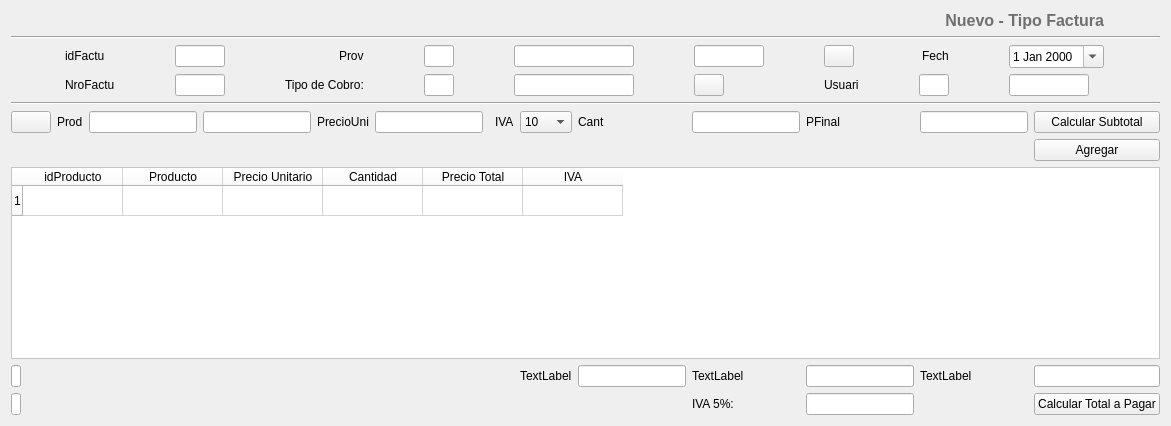
  <widget class="QWidget" name="centralwidget">
   <layout class="QVBoxLayout" name="verticalLayout_2">
    <item>
     <layout class="QVBoxLayout" name="verticalLayout">
      <item>
       <layout class="QHBoxLayout" name="horizontalLayout">
        <item>
         <widget class="QLabel" name="lb_titulo">
          <property name="sizePolicy">
           <sizepolicy hsizetype="Preferred" vsizetype="Fixed">
            <horstretch>0</horstretch>
            <verstretch>0</verstretch>
           </sizepolicy>
          </property>
          <property name="text">
           <string>&lt;html&gt;&lt;head/&gt;&lt;body&gt;&lt;p&gt;&lt;span style=&quot; font-size:12pt; font-weight:600; color:#6f6f6f;&quot;&gt;Nuevo - Tipo Factura&lt;/span&gt;&lt;/p&gt;&lt;/body&gt;&lt;/html&gt;</string>
          </property>
          <property name="alignment">
           <set>Qt::AlignRight|Qt::AlignTrailing|Qt::AlignVCenter</set>
          </property>
         </widget>
        </item>
        <item>
         <widget class="QLabel" name="label_2">
          <property name="sizePolicy">
           <sizepolicy hsizetype="Preferred" vsizetype="Fixed">
            <horstretch>0</horstretch>
            <verstretch>0</verstretch>
           </sizepolicy>
          </property>
          <property name="maximumSize">
           <size>
            <width>50</width>
            <height>50</height>
           </size>
          </property>
          <property name="text">
           <string/>
          </property>
          <property name="pixmap">
           <pixmap>iconos/3592812-document-general-letter-note-office-page-paper_107779.png</pixmap>
          </property>
          <property name="scaledContents">
           <bool>true</bool>
          </property>
         </widget>
        </item>
       </layout>
      </item>
      <item>
       <widget class="Line" name="line">
        <property name="orientation">
         <enum>Qt::Horizontal</enum>
        </property>
       </widget>
      </item>
     </layout>
    </item>
    <item>
     <layout class="QVBoxLayout" name="verticalLayout_8">
      <item>
       <layout class="QGridLayout" name="gridLayout_3">
        <item row="0" column="9">
         <widget class="QDateEdit" name="dateEdit">
          <property name="sizePolicy">
           <sizepolicy hsizetype="Fixed" vsizetype="Fixed">
            <horstretch>0</horstretch>
            <verstretch>0</verstretch>
           </sizepolicy>
          </property>
          <property name="calendarPopup">
           <bool>true</bool>
          </property>
         </widget>
        </item>
        <item row="0" column="1">
         <widget class="QLabel" name="label">
          <property name="sizePolicy">
           <sizepolicy hsizetype="Fixed" vsizetype="Fixed">
            <horstretch>0</horstretch>
            <verstretch>0</verstretch>
           </sizepolicy>
          </property>
          <property name="text">
           <string>idFactu</string>
          </property>
         </widget>
        </item>
        <item row="0" column="5">
         <widget class="QLineEdit" name="lineEdit_9">
          <property name="sizePolicy">
           <sizepolicy hsizetype="Fixed" vsizetype="Fixed">
            <horstretch>0</horstretch>
            <verstretch>0</verstretch>
           </sizepolicy>
          </property>
          <property name="minimumSize">
           <size>
            <width>120</width>
            <height>0</height>
           </size>
          </property>
          <property name="maximumSize">
           <size>
            <width>120</width>
            <height>16777215</height>
           </size>
          </property>
         </widget>
        </item>
        <item row="0" column="7">
         <widget class="QPushButton" name="pushButton">
          <property name="sizePolicy">
           <sizepolicy hsizetype="Fixed" vsizetype="Fixed">
            <horstretch>0</horstretch>
            <verstretch>0</verstretch>
           </sizepolicy>
          </property>
          <property name="minimumSize">
           <size>
            <width>30</width>
            <height>0</height>
           </size>
          </property>
          <property name="maximumSize">
           <size>
            <width>30</width>
            <height>16777215</height>
           </size>
          </property>
          <property name="layoutDirection">
           <enum>Qt::LeftToRight</enum>
          </property>
          <property name="text">
           <string/>
          </property>
          <property name="icon">
           <iconset>
            <normaloff>iconos/file-search_114412.png</normaloff>iconos/file-search_114412.png</iconset>
          </property>
         </widget>
        </item>
        <item row="0" column="2">
         <widget class="QLineEdit" name="lineEdit">
          <property name="sizePolicy">
           <sizepolicy hsizetype="Fixed" vsizetype="Fixed">
            <horstretch>0</horstretch>
            <verstretch>0</verstretch>
           </sizepolicy>
          </property>
          <property name="minimumSize">
           <size>
            <width>50</width>
            <height>0</height>
           </size>
          </property>
          <property name="maximumSize">
           <size>
            <width>50</width>
            <height>16777215</height>
           </size>
          </property>
         </widget>
        </item>
        <item row="0" column="8">
         <widget class="QLabel" name="label_5">
          <property name="sizePolicy">
           <sizepolicy hsizetype="Fixed" vsizetype="Fixed">
            <horstretch>0</horstretch>
            <verstretch>0</verstretch>
           </sizepolicy>
          </property>
          <property name="layoutDirection">
           <enum>Qt::RightToLeft</enum>
          </property>
          <property name="text">
           <string>Fech</string>
          </property>
         </widget>
        </item>
        <item row="1" column="1">
         <widget class="QLabel" name="label_7">
          <property name="sizePolicy">
           <sizepolicy hsizetype="Minimum" vsizetype="Fixed">
            <horstretch>0</horstretch>
            <verstretch>0</verstretch>
           </sizepolicy>
          </property>
          <property name="text">
           <string>NroFactu</string>
          </property>
         </widget>
        </item>
        <item row="1" column="2">
         <widget class="QLineEdit" name="lineEdit_7">
          <property name="sizePolicy">
           <sizepolicy hsizetype="Fixed" vsizetype="Fixed">
            <horstretch>0</horstretch>
            <verstretch>0</verstretch>
           </sizepolicy>
          </property>
          <property name="minimumSize">
           <size>
            <width>30</width>
            <height>0</height>
           </size>
          </property>
          <property name="maximumSize">
           <size>
            <width>50</width>
            <height>16777215</height>
           </size>
          </property>
         </widget>
        </item>
        <item row="0" column="6">
         <widget class="QLineEdit" name="lineEdit_3">
          <property name="sizePolicy">
           <sizepolicy hsizetype="Fixed" vsizetype="Fixed">
            <horstretch>0</horstretch>
            <verstretch>0</verstretch>
           </sizepolicy>
          </property>
          <property name="minimumSize">
           <size>
            <width>70</width>
            <height>0</height>
           </size>
          </property>
          <property name="maximumSize">
           <size>
            <width>70</width>
            <height>16777215</height>
           </size>
          </property>
         </widget>
        </item>
        <item row="0" column="3">
         <widget class="QLabel" name="label_3">
          <property name="sizePolicy">
           <sizepolicy hsizetype="Fixed" vsizetype="Fixed">
            <horstretch>0</horstretch>
            <verstretch>0</verstretch>
           </sizepolicy>
          </property>
          <property name="layoutDirection">
           <enum>Qt::RightToLeft</enum>
          </property>
          <property name="text">
           <string>Prov</string>
          </property>
          <property name="alignment">
           <set>Qt::AlignLeading|Qt::AlignLeft|Qt::AlignVCenter</set>
          </property>
         </widget>
        </item>
        <item row="0" column="4">
         <widget class="QLineEdit" name="lineEdit_2">
          <property name="sizePolicy">
           <sizepolicy hsizetype="Fixed" vsizetype="Fixed">
            <horstretch>0</horstretch>
            <verstretch>0</verstretch>
           </sizepolicy>
          </property>
          <property name="minimumSize">
           <size>
            <width>29</width>
            <height>0</height>
           </size>
          </property>
          <property name="maximumSize">
           <size>
            <width>30</width>
            <height>16777215</height>
           </size>
          </property>
         </widget>
        </item>
        <item row="1" column="9">
         <widget class="QLineEdit" name="lineEdit_11">
          <property name="sizePolicy">
           <sizepolicy hsizetype="Fixed" vsizetype="Fixed">
            <horstretch>0</horstretch>
            <verstretch>0</verstretch>
           </sizepolicy>
          </property>
          <property name="minimumSize">
           <size>
            <width>80</width>
            <height>0</height>
           </size>
          </property>
          <property name="maximumSize">
           <size>
            <width>80</width>
            <height>16777215</height>
           </size>
          </property>
         </widget>
        </item>
        <item row="1" column="8">
         <widget class="QLineEdit" name="lineEdit_19">
          <property name="sizePolicy">
           <sizepolicy hsizetype="Fixed" vsizetype="Fixed">
            <horstretch>0</horstretch>
            <verstretch>0</verstretch>
           </sizepolicy>
          </property>
          <property name="minimumSize">
           <size>
            <width>30</width>
            <height>0</height>
           </size>
          </property>
          <property name="maximumSize">
           <size>
            <width>30</width>
            <height>16777215</height>
           </size>
          </property>
         </widget>
        </item>
        <item row="1" column="7">
         <widget class="QLabel" name="label_9">
          <property name="sizePolicy">
           <sizepolicy hsizetype="Fixed" vsizetype="Fixed">
            <horstretch>0</horstretch>
            <verstretch>0</verstretch>
           </sizepolicy>
          </property>
          <property name="text">
           <string>Usuari</string>
          </property>
         </widget>
        </item>
        <item row="1" column="4">
         <widget class="QLineEdit" name="lineEdit_8">
          <property name="maximumSize">
           <size>
            <width>30</width>
            <height>16777215</height>
           </size>
          </property>
         </widget>
        </item>
        <item row="1" column="5">
         <widget class="QLineEdit" name="lineEdit_6">
          <property name="maximumSize">
           <size>
            <width>120</width>
            <height>16777215</height>
           </size>
          </property>
         </widget>
        </item>
        <item row="1" column="3">
         <widget class="QLabel" name="label_6">
          <property name="text">
           <string>Tipo de Cobro:</string>
          </property>
         </widget>
        </item>
        <item row="1" column="6">
         <widget class="QPushButton" name="pushButton_2">
          <property name="minimumSize">
           <size>
            <width>30</width>
            <height>0</height>
           </size>
          </property>
          <property name="maximumSize">
           <size>
            <width>30</width>
            <height>16777215</height>
           </size>
          </property>
          <property name="text">
           <string/>
          </property>
          <property name="icon">
           <iconset>
            <normaloff>iconos/file-search_114412.png</normaloff>iconos/file-search_114412.png</iconset>
          </property>
         </widget>
        </item>
       </layout>
      </item>
     </layout>
    </item>
    <item>
     <widget class="Line" name="line_2">
      <property name="orientation">
       <enum>Qt::Horizontal</enum>
      </property>
     </widget>
    </item>
    <item>
     <layout class="QGridLayout" name="gridLayout">
      <item row="3" column="9">
       <widget class="QLineEdit" name="lineEdit_16"/>
      </item>
      <item row="0" column="0">
       <widget class="QPushButton" name="pushButton_4">
        <property name="text">
         <string/>
        </property>
        <property name="icon">
         <iconset>
          <normaloff>iconos/file-search_114412.png</normaloff>iconos/file-search_114412.png</iconset>
        </property>
       </widget>
      </item>
      <item row="3" column="8">
       <widget class="QLabel" name="label_11">
        <property name="text">
         <string>TextLabel</string>
        </property>
       </widget>
      </item>
      <item row="3" column="12">
       <widget class="QLabel" name="label_17">
        <property name="text">
         <string>TextLabel</string>
        </property>
       </widget>
      </item>
      <item row="4" column="0">
       <widget class="QLineEdit" name="lineEdit_4">
        <property name="sizePolicy">
         <sizepolicy hsizetype="Fixed" vsizetype="Fixed">
          <horstretch>0</horstretch>
          <verstretch>0</verstretch>
         </sizepolicy>
        </property>
        <property name="minimumSize">
         <size>
          <width>10</width>
          <height>0</height>
         </size>
        </property>
        <property name="maximumSize">
         <size>
          <width>10</width>
          <height>16777215</height>
         </size>
        </property>
       </widget>
      </item>
      <item row="2" column="0" colspan="14">
       <widget class="QTableWidget" name="tableWidget2">
        <property name="palette">
         <palette>
          <active>
           <colorrole role="WindowText">
            <brush brushstyle="SolidPattern">
             <color alpha="255">
              <red>0</red>
              <green>0</green>
              <blue>0</blue>
             </color>
            </brush>
           </colorrole>
           <colorrole role="Button">
            <brush brushstyle="SolidPattern">
             <color alpha="255">
              <red>255</red>
              <green>255</green>
              <blue>255</blue>
             </color>
            </brush>
           </colorrole>
           <colorrole role="Light">
            <brush brushstyle="SolidPattern">
             <color alpha="255">
              <red>255</red>
              <green>255</green>
              <blue>255</blue>
             </color>
            </brush>
           </colorrole>
           <colorrole role="Midlight">
            <brush brushstyle="SolidPattern">
             <color alpha="255">
              <red>255</red>
              <green>255</green>
              <blue>255</blue>
             </color>
            </brush>
           </colorrole>
           <colorrole role="Dark">
            <brush brushstyle="SolidPattern">
             <color alpha="255">
              <red>127</red>
              <green>127</green>
              <blue>127</blue>
             </color>
            </brush>
           </colorrole>
           <colorrole role="Mid">
            <brush brushstyle="SolidPattern">
             <color alpha="255">
              <red>170</red>
              <green>170</green>
              <blue>170</blue>
             </color>
            </brush>
           </colorrole>
           <colorrole role="Text">
            <brush brushstyle="SolidPattern">
             <color alpha="255">
              <red>0</red>
              <green>0</green>
              <blue>0</blue>
             </color>
            </brush>
           </colorrole>
           <colorrole role="BrightText">
            <brush brushstyle="SolidPattern">
             <color alpha="255">
              <red>255</red>
              <green>255</green>
              <blue>255</blue>
             </color>
            </brush>
           </colorrole>
           <colorrole role="ButtonText">
            <brush brushstyle="SolidPattern">
             <color alpha="255">
              <red>0</red>
              <green>0</green>
              <blue>0</blue>
             </color>
            </brush>
           </colorrole>
           <colorrole role="Base">
            <brush brushstyle="SolidPattern">
             <color alpha="255">
              <red>255</red>
              <green>255</green>
              <blue>255</blue>
             </color>
            </brush>
           </colorrole>
           <colorrole role="Window">
            <brush brushstyle="SolidPattern">
             <color alpha="255">
              <red>255</red>
              <green>255</green>
              <blue>255</blue>
             </color>
            </brush>
           </colorrole>
           <colorrole role="Shadow">
            <brush brushstyle="SolidPattern">
             <color alpha="255">
              <red>0</red>
              <green>0</green>
              <blue>0</blue>
             </color>
            </brush>
           </colorrole>
           <colorrole role="AlternateBase">
            <brush brushstyle="SolidPattern">
             <color alpha="255">
              <red>255</red>
              <green>255</green>
              <blue>255</blue>
             </color>
            </brush>
           </colorrole>
           <colorrole role="ToolTipBase">
            <brush brushstyle="SolidPattern">
             <color alpha="255">
              <red>255</red>
              <green>255</green>
              <blue>220</blue>
             </color>
            </brush>
           </colorrole>
           <colorrole role="ToolTipText">
            <brush brushstyle="SolidPattern">
             <color alpha="255">
              <red>0</red>
              <green>0</green>
              <blue>0</blue>
             </color>
            </brush>
           </colorrole>
           <colorrole role="PlaceholderText">
            <brush brushstyle="SolidPattern">
             <color alpha="128">
              <red>0</red>
              <green>0</green>
              <blue>0</blue>
             </color>
            </brush>
           </colorrole>
          </active>
          <inactive>
           <colorrole role="WindowText">
            <brush brushstyle="SolidPattern">
             <color alpha="255">
              <red>0</red>
              <green>0</green>
              <blue>0</blue>
             </color>
            </brush>
           </colorrole>
           <colorrole role="Button">
            <brush brushstyle="SolidPattern">
             <color alpha="255">
              <red>255</red>
              <green>255</green>
              <blue>255</blue>
             </color>
            </brush>
           </colorrole>
           <colorrole role="Light">
            <brush brushstyle="SolidPattern">
             <color alpha="255">
              <red>255</red>
              <green>255</green>
              <blue>255</blue>
             </color>
            </brush>
           </colorrole>
           <colorrole role="Midlight">
            <brush brushstyle="SolidPattern">
             <color alpha="255">
              <red>255</red>
              <green>255</green>
              <blue>255</blue>
             </color>
            </brush>
           </colorrole>
           <colorrole role="Dark">
            <brush brushstyle="SolidPattern">
             <color alpha="255">
              <red>127</red>
              <green>127</green>
              <blue>127</blue>
             </color>
            </brush>
           </colorrole>
           <colorrole role="Mid">
            <brush brushstyle="SolidPattern">
             <color alpha="255">
              <red>170</red>
              <green>170</green>
              <blue>170</blue>
             </color>
            </brush>
           </colorrole>
           <colorrole role="Text">
            <brush brushstyle="SolidPattern">
             <color alpha="255">
              <red>0</red>
              <green>0</green>
              <blue>0</blue>
             </color>
            </brush>
           </colorrole>
           <colorrole role="BrightText">
            <brush brushstyle="SolidPattern">
             <color alpha="255">
              <red>255</red>
              <green>255</green>
              <blue>255</blue>
             </color>
            </brush>
           </colorrole>
           <colorrole role="ButtonText">
            <brush brushstyle="SolidPattern">
             <color alpha="255">
              <red>0</red>
              <green>0</green>
              <blue>0</blue>
             </color>
            </brush>
           </colorrole>
           <colorrole role="Base">
            <brush brushstyle="SolidPattern">
             <color alpha="255">
              <red>255</red>
              <green>255</green>
              <blue>255</blue>
             </color>
            </brush>
           </colorrole>
           <colorrole role="Window">
            <brush brushstyle="SolidPattern">
             <color alpha="255">
              <red>255</red>
              <green>255</green>
              <blue>255</blue>
             </color>
            </brush>
           </colorrole>
           <colorrole role="Shadow">
            <brush brushstyle="SolidPattern">
             <color alpha="255">
              <red>0</red>
              <green>0</green>
              <blue>0</blue>
             </color>
            </brush>
           </colorrole>
           <colorrole role="AlternateBase">
            <brush brushstyle="SolidPattern">
             <color alpha="255">
              <red>255</red>
              <green>255</green>
              <blue>255</blue>
             </color>
            </brush>
           </colorrole>
           <colorrole role="ToolTipBase">
            <brush brushstyle="SolidPattern">
             <color alpha="255">
              <red>255</red>
              <green>255</green>
              <blue>220</blue>
             </color>
            </brush>
           </colorrole>
           <colorrole role="ToolTipText">
            <brush brushstyle="SolidPattern">
             <color alpha="255">
              <red>0</red>
              <green>0</green>
              <blue>0</blue>
             </color>
            </brush>
           </colorrole>
           <colorrole role="PlaceholderText">
            <brush brushstyle="SolidPattern">
             <color alpha="128">
              <red>0</red>
              <green>0</green>
              <blue>0</blue>
             </color>
            </brush>
           </colorrole>
          </inactive>
          <disabled>
           <colorrole role="WindowText">
            <brush brushstyle="SolidPattern">
             <color alpha="255">
              <red>127</red>
              <green>127</green>
              <blue>127</blue>
             </color>
            </brush>
           </colorrole>
           <colorrole role="Button">
            <brush brushstyle="SolidPattern">
             <color alpha="255">
              <red>255</red>
              <green>255</green>
              <blue>255</blue>
             </color>
            </brush>
           </colorrole>
           <colorrole role="Light">
            <brush brushstyle="SolidPattern">
             <color alpha="255">
              <red>255</red>
              <green>255</green>
              <blue>255</blue>
             </color>
            </brush>
           </colorrole>
           <colorrole role="Midlight">
            <brush brushstyle="SolidPattern">
             <color alpha="255">
              <red>255</red>
              <green>255</green>
              <blue>255</blue>
             </color>
            </brush>
           </colorrole>
           <colorrole role="Dark">
            <brush brushstyle="SolidPattern">
             <color alpha="255">
              <red>127</red>
              <green>127</green>
              <blue>127</blue>
             </color>
            </brush>
           </colorrole>
           <colorrole role="Mid">
            <brush brushstyle="SolidPattern">
             <color alpha="255">
              <red>170</red>
              <green>170</green>
              <blue>170</blue>
             </color>
            </brush>
           </colorrole>
           <colorrole role="Text">
            <brush brushstyle="SolidPattern">
             <color alpha="255">
              <red>127</red>
              <green>127</green>
              <blue>127</blue>
             </color>
            </brush>
           </colorrole>
           <colorrole role="BrightText">
            <brush brushstyle="SolidPattern">
             <color alpha="255">
              <red>255</red>
              <green>255</green>
              <blue>255</blue>
             </color>
            </brush>
           </colorrole>
           <colorrole role="ButtonText">
            <brush brushstyle="SolidPattern">
             <color alpha="255">
              <red>127</red>
              <green>127</green>
              <blue>127</blue>
             </color>
            </brush>
           </colorrole>
           <colorrole role="Base">
            <brush brushstyle="SolidPattern">
             <color alpha="255">
              <red>255</red>
              <green>255</green>
              <blue>255</blue>
             </color>
            </brush>
           </colorrole>
           <colorrole role="Window">
            <brush brushstyle="SolidPattern">
             <color alpha="255">
              <red>255</red>
              <green>255</green>
              <blue>255</blue>
             </color>
            </brush>
           </colorrole>
           <colorrole role="Shadow">
            <brush brushstyle="SolidPattern">
             <color alpha="255">
              <red>0</red>
              <green>0</green>
              <blue>0</blue>
             </color>
            </brush>
           </colorrole>
           <colorrole role="AlternateBase">
            <brush brushstyle="SolidPattern">
             <color alpha="255">
              <red>255</red>
              <green>255</green>
              <blue>255</blue>
             </color>
            </brush>
           </colorrole>
           <colorrole role="ToolTipBase">
            <brush brushstyle="SolidPattern">
             <color alpha="255">
              <red>255</red>
              <green>255</green>
              <blue>220</blue>
             </color>
            </brush>
           </colorrole>
           <colorrole role="ToolTipText">
            <brush brushstyle="SolidPattern">
             <color alpha="255">
              <red>0</red>
              <green>0</green>
              <blue>0</blue>
             </color>
            </brush>
           </colorrole>
           <colorrole role="PlaceholderText">
            <brush brushstyle="SolidPattern">
             <color alpha="128">
              <red>0</red>
              <green>0</green>
              <blue>0</blue>
             </color>
            </brush>
           </colorrole>
          </disabled>
         </palette>
        </property>
        <row>
         <property name="text">
          <string>1</string>
         </property>
        </row>
        <column>
         <property name="text">
          <string>idProducto</string>
         </property>
        </column>
        <column>
         <property name="text">
          <string>Producto</string>
         </property>
        </column>
        <column>
         <property name="text">
          <string>Precio Unitario</string>
         </property>
        </column>
        <column>
         <property name="text">
          <string>Cantidad</string>
         </property>
        </column>
        <column>
         <property name="text">
          <string>Precio Total</string>
         </property>
        </column>
        <column>
         <property name="text">
          <string>IVA</string>
         </property>
        </column>
       </widget>
      </item>
      <item row="3" column="13">
       <widget class="QLineEdit" name="lineEdit_18"/>
      </item>
      <item row="0" column="12">
       <widget class="QLineEdit" name="lineEdit_21"/>
      </item>
      <item row="0" column="7">
       <widget class="QLabel" name="label_14">
        <property name="text">
         <string>IVA</string>
        </property>
       </widget>
      </item>
      <item row="0" column="9">
       <widget class="QLabel" name="label_15">
        <property name="text">
         <string>Cant</string>
        </property>
       </widget>
      </item>
      <item row="1" column="13">
       <widget class="QPushButton" name="pushButton_5">
        <property name="text">
         <string>Agregar</string>
        </property>
       </widget>
      </item>
      <item row="3" column="10">
       <widget class="QLabel" name="label_16">
        <property name="text">
         <string>TextLabel</string>
        </property>
       </widget>
      </item>
      <item row="4" column="13">
       <widget class="QPushButton" name="pushButton_7">
        <property name="text">
         <string>Calcular Total a Pagar</string>
        </property>
       </widget>
      </item>
      <item row="3" column="0">
       <widget class="QLineEdit" name="lineEdit_22">
        <property name="sizePolicy">
         <sizepolicy hsizetype="Fixed" vsizetype="Fixed">
          <horstretch>0</horstretch>
          <verstretch>0</verstretch>
         </sizepolicy>
        </property>
        <property name="minimumSize">
         <size>
          <width>10</width>
          <height>0</height>
         </size>
        </property>
        <property name="maximumSize">
         <size>
          <width>10</width>
          <height>16777215</height>
         </size>
        </property>
       </widget>
      </item>
      <item row="0" column="13">
       <widget class="QPushButton" name="pushButton_6">
        <property name="text">
         <string>Calcular Subtotal</string>
        </property>
       </widget>
      </item>
      <item row="0" column="1">
       <widget class="QLabel" name="label_10">
        <property name="text">
         <string>Prod</string>
        </property>
       </widget>
      </item>
      <item row="0" column="2">
       <widget class="QLineEdit" name="lineEdit_12"/>
      </item>
      <item row="0" column="4">
       <widget class="QLabel" name="label_13">
        <property name="text">
         <string>PrecioUni</string>
        </property>
       </widget>
      </item>
      <item row="0" column="10">
       <widget class="QLineEdit" name="lineEdit_15"/>
      </item>
      <item row="3" column="11">
       <widget class="QLineEdit" name="lineEdit_17"/>
      </item>
      <item row="0" column="3">
       <widget class="QLineEdit" name="lineEdit_13">
        <property name="sizePolicy">
         <sizepolicy hsizetype="Fixed" vsizetype="Fixed">
          <horstretch>0</horstretch>
          <verstretch>0</verstretch>
         </sizepolicy>
        </property>
       </widget>
      </item>
      <item row="0" column="11">
       <widget class="QLabel" name="label_18">
        <property name="text">
         <string>PFinal</string>
        </property>
       </widget>
      </item>
      <item row="0" column="5">
       <widget class="QLineEdit" name="lineEdit_20">
        <property name="sizePolicy">
         <sizepolicy hsizetype="Expanding" vsizetype="Fixed">
          <horstretch>0</horstretch>
          <verstretch>0</verstretch>
         </sizepolicy>
        </property>
       </widget>
      </item>
      <item row="4" column="11">
       <widget class="QLineEdit" name="lineEdit_5"/>
      </item>
      <item row="4" column="10">
       <widget class="QLabel" name="label_4">
        <property name="text">
         <string>IVA 5%: </string>
        </property>
       </widget>
      </item>
      <item row="0" column="8">
       <widget class="QComboBox" name="comboBox">
        <item>
         <property name="text">
          <string>10</string>
         </property>
        </item>
        <item>
         <property name="text">
          <string>5</string>
         </property>
        </item>
        <item>
         <property name="text">
          <string>0</string>
         </property>
        </item>
       </widget>
      </item>
     </layout>
    </item>
   </layout>
  </widget>
